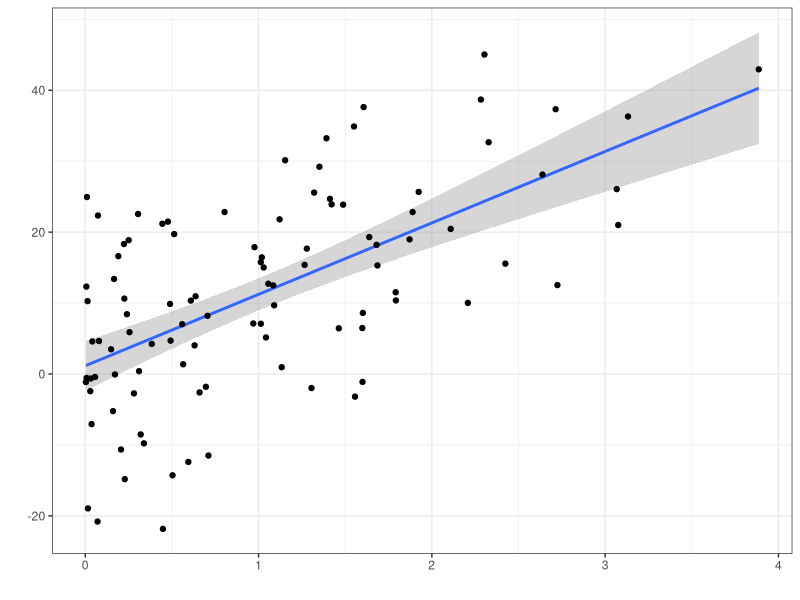

The R source for this figure:
## ---- chunk 1
#| echo: false
#| message: false
library(tidyverse, quietly = TRUE)
## ---- chunk 2
#| echo: false
#| fig-cap: "Una regresión lineal: una recta que resume una nube de puntos. También es un dibujo que tira información a propósito."
set.seed(4728)
x <- rexp(100)
y <- 10 * x + rnorm(100, sd = 10)

ggplot(tibble(x = x, y = y)) +
  geom_smooth(aes(x = x, y = y), method = "lm", formula = "y ~ x") +
  geom_point(aes(x = x, y = y)) +
  labs(x = "", y = "") +
  theme_bw()
